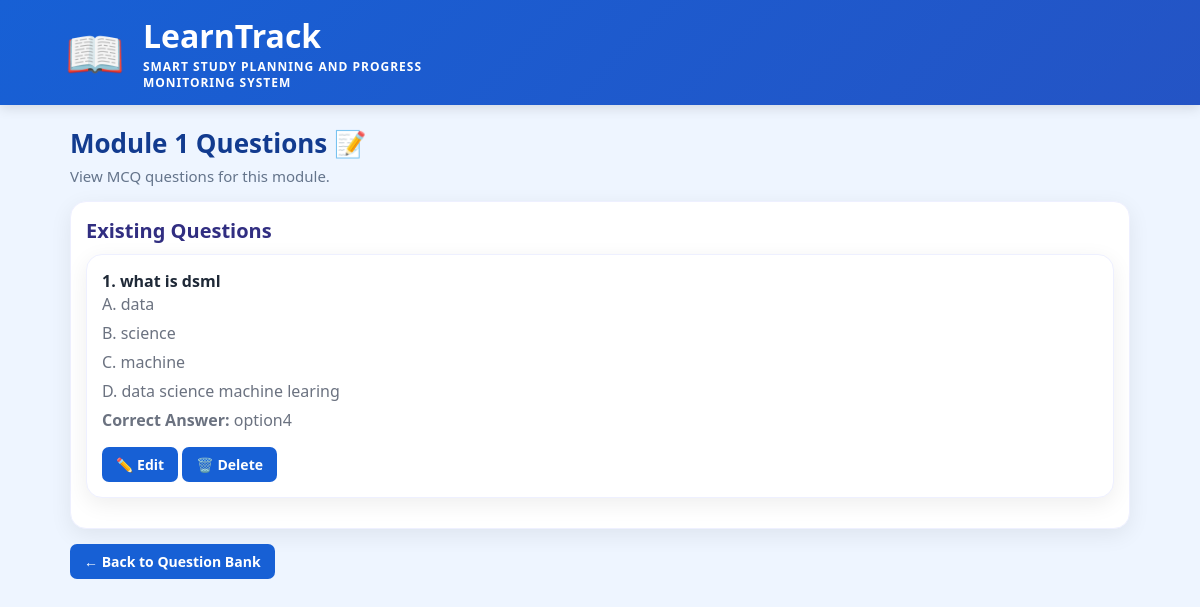
/question-bank/module/11/, run on the app's committed database.
### core/models.py (models this page shows, shortened)
class Module(models.Model):
    syllabus = models.ForeignKey(
        Syllabus,
        on_delete=models.CASCADE,
        related_name='modules'
    )
    module_number = models.IntegerField()
    topics = models.JSONField(default=list)

class MCQ(models.Model):
    module = models.ForeignKey(
        Module,
        on_delete=models.CASCADE,
        related_name='mcqs'
    )
    question = models.TextField()
    option1 = models.CharField(max_length=255)
    option2 = models.CharField(max_length=255)
    option3 = models.CharField(max_length=255)
    option4 = models.CharField(max_length=255)
    correct_answer = models.CharField(max_length=255)

### core/views.py (the view)
# urls.py: path('question-bank/module/<int:module_id>/', views.module_questions, name='module_questions'),
def module_questions(request, module_id):
    module = Module.objects.get(id=module_id)
    mcqs = MCQ.objects.filter(module=module)
    return render(
        request,
        'module_questions.html',
        {
            'module': module,
            'mcqs': mcqs
        }
    )

### templates/module_questions.html (shortened to what this page needs)
{% extends 'base.html' %}
{% block content %}
<div class="dashboard">
    <div class="dashboard-header">
        <div>
            <h1>Module {{ module.module_number }} Questions 📝</h1>
            <p>View MCQ questions for this module.</p>
        </div>
    </div>
    <div class="card">
        <h3>Existing Questions</h3>
        {% if mcqs %}
            {% for mcq in mcqs %}
                <div class="card">
                    <h4>{{ forloop.counter }}. {{ mcq.question }}</h4>
                    <p>A. {{ mcq.option1 }}</p>
                    <p>B. {{ mcq.option2 }}</p>
                    <p>C. {{ mcq.option3 }}</p>
                    <p>D. {{ mcq.option4 }}</p>
                    <p>
                        <strong>Correct Answer:</strong>
                        {{ mcq.correct_answer }}
                    </p>
                    <div style="margin-top: 15px;">
                        <a href="{% url 'edit_mcq' mcq.id %}" class="dashboard-button">
                            ✏️ Edit
                        </a>
                        <a href="{% url 'delete_mcq' mcq.id %}"
                        class="dashboard-button"
                        onclick="return confirm('Are you sure you want to delete this question?');">
                        🗑️ Delete</a>
                    </div>
                </div>
            {% endfor %}
        {% else %}
            <p>No questions have been added for this module yet.</p>
        {% endif %}
    </div>
    <a href="{% url 'question_bank' %}" class="dashboard-button">
        ← Back to Question Bank
    </a>
</div>
{% endblock %}

### static/css/style.css (style rules this page uses)
* { margin: 0; padding: 0; box-sizing: border-box; }
body { font-family: "Segoe UI", Arial, sans-serif; background: #eef5ff; color: #1f2937; }
.dashboard { max-width: 1100px; margin: auto; padding: 40px 30px; }
.dashboard h1 { font-size: 32px; color: #312e81; margin-bottom: 8px; }
.card { background: white; padding: 28px; border-radius: 16px; box-shadow: 0 6px 22px rgba(0, 0, 0, 0.07); border: 1px solid #eef0ff; transition: 0.25s; }
.card h3 { color: #312e81; font-size: 20px; margin-bottom: 10px; }
.card p { color: #6b7280; line-height: 1.5; margin-bottom: 5px; }
a { text-decoration: none; }
.dashboard { max-width: 1100px; margin: auto; padding: 38px 30px; }
.dashboard-header h1 { font-size: 32px; color: #123b8f; margin-bottom: 6px; }
.dashboard-header p { color: #64748b; font-size: 15px; margin-bottom: 28px; }
.dashboard-button { display: inline-block; padding: 8px 14px; border-radius: 7px; background: #1760d5; color: white; font-size: 13px; font-weight: 600; border: none; cursor: pointer; }
.dashboard { padding: 20px; }
.dashboard-header { margin-bottom: 15px; }
.dashboard-header h1 { margin: 0; font-size: 26px; }
.dashboard-header p { margin: 5px 0; }
.card { padding: 15px; margin-bottom: 15px; }
.dashboard-button { padding: 8px 14px; font-size: 14px; }

### data on the page
Module: module_number "1"
MCQ: question "what is dsml", option1 "data", option2 "science", option3 "machine", option4 "data science machine learing", correct_answer "option4"
